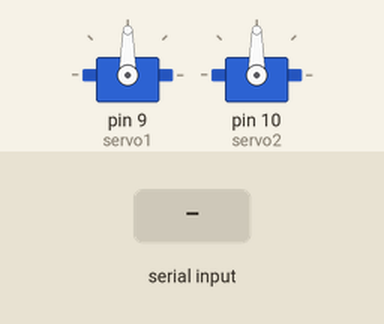
Recording of a sketch running on a simulated Arduino Uno, built with avr-gcc and run on an emulated ATmega328P. Shown: 2 × servo. The test bench sets the inputs (shaded band).

Above: at 1.2 s.
1.3 s: "90,45\n" received over Serial
At 2.2 s:
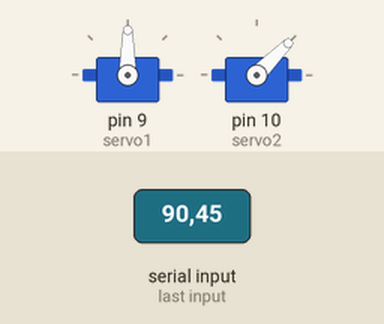
2.8 s: "30,150\n" received over Serial
At 3.3 s:
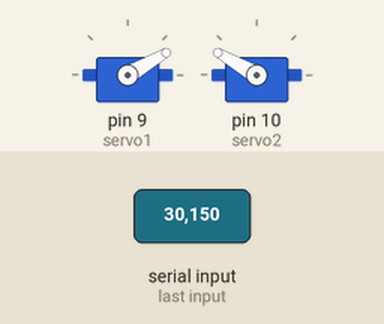
4.3 s: "1,90\n" received over Serial
At 5.6 s:
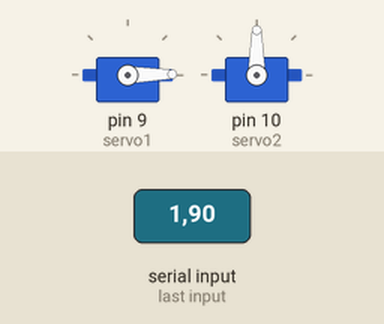
Timing chart, 0 to 7.3 s (numbered marks = the images above; inputs shaded):
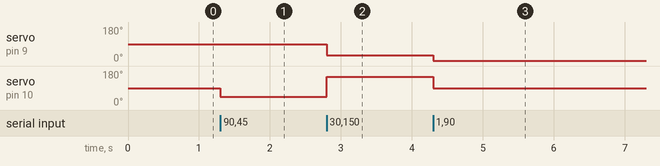

The sketch:

sketch_oct27a.ino
```cpp
#include <Servo.h>

Servo servo1;
Servo servo2;

void setup() {
  Serial.begin(115200);
  servo1.attach(9);
  servo2.attach(10);
}

void loop() {
  if (Serial.available()) {
    String input = Serial.readStringUntil('\n');
    input.trim();
    int commaIndex = input.indexOf(',');
    if (commaIndex > 0) {
      int val1 = input.substring(0, commaIndex).toInt();
      int val2 = input.substring(commaIndex + 1).toInt();
      val1 = constrain(val1, 0, 180);
      val2 = constrain(val2, 0, 180);
      servo1.write(val1);
      servo2.write(val2);
    }
  }
}
```

Measured:
- after the input at 1.3 s, servo on pin 10 (servo2): 90° → 45° at once
- after the input at 2.8 s, servo on pin 9 (servo1): 90° → 30° at once; servo on pin 10 (servo2): 45° → 150° at once
- after the input at 4.3 s, servo on pin 9 (servo1): 30° → 1° at once; servo on pin 10 (servo2): 150° → 90° at once
